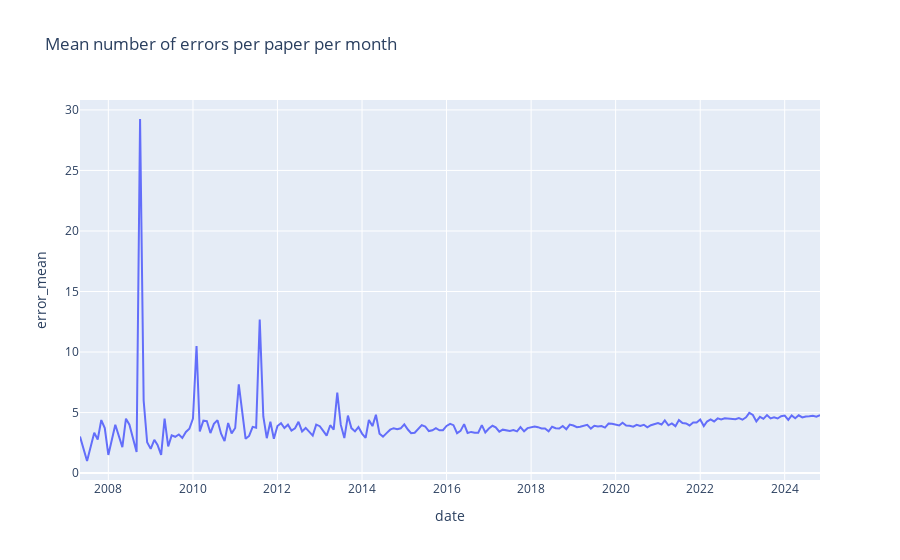
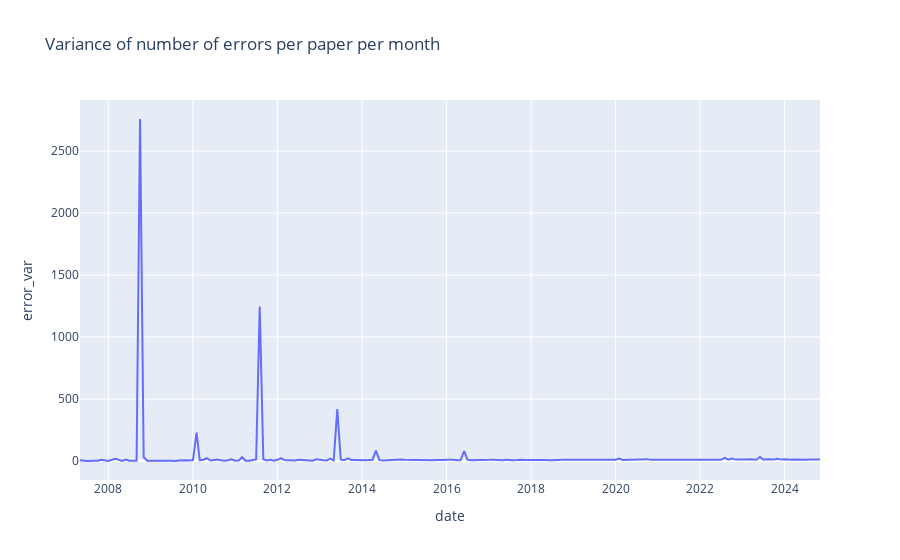

Write notebook code for charts like these, in order.
### Code cell
papers_df = pd.read_csv("papers/cl_cv_papers_errors.csv")
# group the papers based on year and month and compute both the mean and the variance for num_errors
agg_df = (
    papers_df.groupby(["year", "month"])
    .agg({"num_errors": ["mean", "var"]})
    .reset_index()
)
# make the columns just year, month, error_mean, error_var
agg_df.columns = ["year", "month", "error_mean", "error_var"]
agg_df.dropna(inplace=True)
agg_df.set_index(["year", "month"], inplace=True)
agg_df.sort_index(inplace=True)
# make a date column using the year and month columns
agg_df["date"] = pd.to_datetime(
    agg_df.index.to_flat_index().map(lambda x: f"{x[0]}-{x[1]}")
)
# draw the plot, one for the mean and one for the variance using plotly
fig = px.line(
    agg_df, x="date", y="error_mean", title="Mean number of errors per paper per month"
)
fig.show()

fig = px.line(
    agg_df,
    x="date",
    y="error_var",
    title="Variance of number of errors per paper per month",
)
fig.show()

### Figure 1 — Plotly figure (JSON) as saved in the notebook; plotly's stock layout.template omitted (floating-point values rounded to 4 significant figures; data arrays with more than 128 entries replaced by an {"elided": "..."} marker saying what was removed)
{"data": [{"hovertemplate": "date=%{x}<br>error_mean=%{y}<extra></extra>", "legendgroup": "", "line": {"color": "#636efa", "dash": "solid"}, "marker": {"symbol": "circle"}, "mode": "lines", "name": "", "orientation": "v", "showlegend": false, "type": "scatter", "x": {"elided": "208 str values"}, "xaxis": "x", "y": {"elided": "208 float values"}, "yaxis": "y"}], "layout": {"legend": {"tracegroupgap": 0}, "title": {"text": "Mean number of errors per paper per month"}, "xaxis": {"anchor": "y", "domain": [0, 1], "title": {"text": "date"}}, "yaxis": {"anchor": "x", "domain": [0, 1], "title": {"text": "error_mean"}}}}

### Figure 2 — Plotly figure (JSON) as saved in the notebook; plotly's stock layout.template omitted (floating-point values rounded to 4 significant figures; data arrays with more than 128 entries replaced by an {"elided": "..."} marker saying what was removed)
{"data": [{"hovertemplate": "date=%{x}<br>error_var=%{y}<extra></extra>", "legendgroup": "", "line": {"color": "#636efa", "dash": "solid"}, "marker": {"symbol": "circle"}, "mode": "lines", "name": "", "orientation": "v", "showlegend": false, "type": "scatter", "x": {"elided": "208 str values"}, "xaxis": "x", "y": {"elided": "208 float values"}, "yaxis": "y"}], "layout": {"legend": {"tracegroupgap": 0}, "title": {"text": "Variance of number of errors per paper per month"}, "xaxis": {"anchor": "y", "domain": [0, 1], "title": {"text": "date"}}, "yaxis": {"anchor": "x", "domain": [0, 1], "title": {"text": "error_var"}}}}
